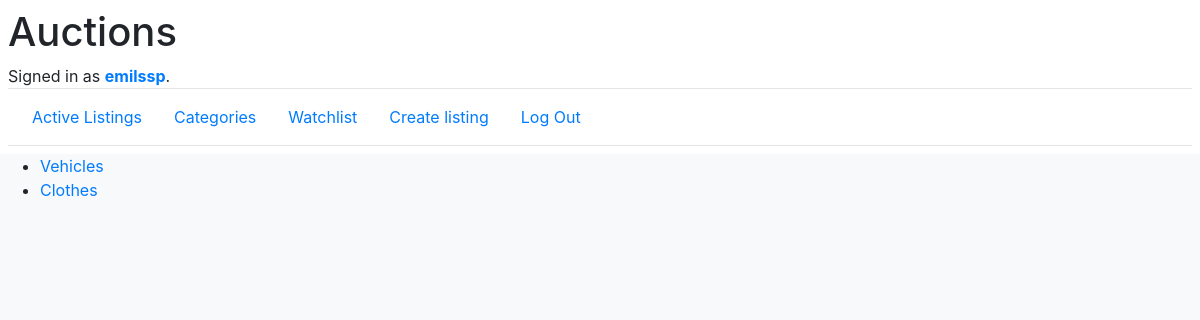
The page /categories (signed in) on the database its author committed.
### auctions/models.py (models this page shows)
class User(AbstractUser):
    pass

class Category(models.Model):
    title = models.CharField(max_length=32)
    def __str__(self):
        return f"{self.title}"

### auctions/views.py (the view)
# urls.py: path("categories", views.list_categories, name="list_categories"),
def list_categories(request):
    return render(request, "auctions/list_categories.html",{
        "categories": Category.objects.all()
    })

### auctions/templates/auctions/list_categories.html (shortened to what this page needs)
{% extends "auctions/layout.html" %}
{% block body %}
  <ul>
    {% for category in categories %}
      <li><a href="{% url 'category' category.pk %}">{{category}}</a></li>
    {% endfor %}
  </ul>
{% endblock %}

### auctions/templates/auctions/layout.html (shortened to what this page needs)
{% load static %}
<!DOCTYPE html>
<html lang="en">
    <head>
        <link rel="stylesheet" href="https://stackpath.bootstrapcdn.com/bootstrap/4.4.1/css/bootstrap.min.css">
        <link href="{% static 'auctions/styles.css' %}" rel="stylesheet">
    </head>
    <body class="bg-light">
      <div class="bg-white p-2">
        <h1>Auctions</h1>
        <div>
            {% if user.is_authenticated %}
                Signed in as <strong><a href="{% url 'user' user.id %}">{{ user.username }}</a></strong>.
            {% else %}
                Not signed in.
            {% endif %}
        </div>
              <hr style="padding: 0px;margin: 0px;" >
        <ul class="nav p-2" id="navbarToggleExternalContent">
            <li class="nav-item">
                <a class="nav-link" href="{% url 'index' %}">Active Listings</a>
            </li>
            <li class="nav-item">
              <a class="nav-link" href="{% url 'list_categories' %}">Categories</a>
            </li>
            {% if user.is_authenticated %}
                <li class="nav-item">
                    <a class="nav-link" href="{% url 'watchlist' %}">Watchlist</a>
                </li>
                <li class="nav-item">
                    <a class="nav-link" href="{% url 'new_listing' %}">Create listing</a>
                </li>
                <li class="nav-item">
                    <a class="nav-link" href="{% url 'logout' %}">Log Out</a>
                </li>
            {% endif %}
        </ul>
          <hr style="padding: 0px;margin: 0px;" >
        </div>
            {% block body %}
            {% endblock %}
    </body>
</html>

### auctions/static/auctions/styles.css (style rules this page uses)
hr { padding: 0px; margin: 0px; }

### rows shown on the page
User: username "emilssp"
Category: title "Vehicles"
Category: title "Clothes"
